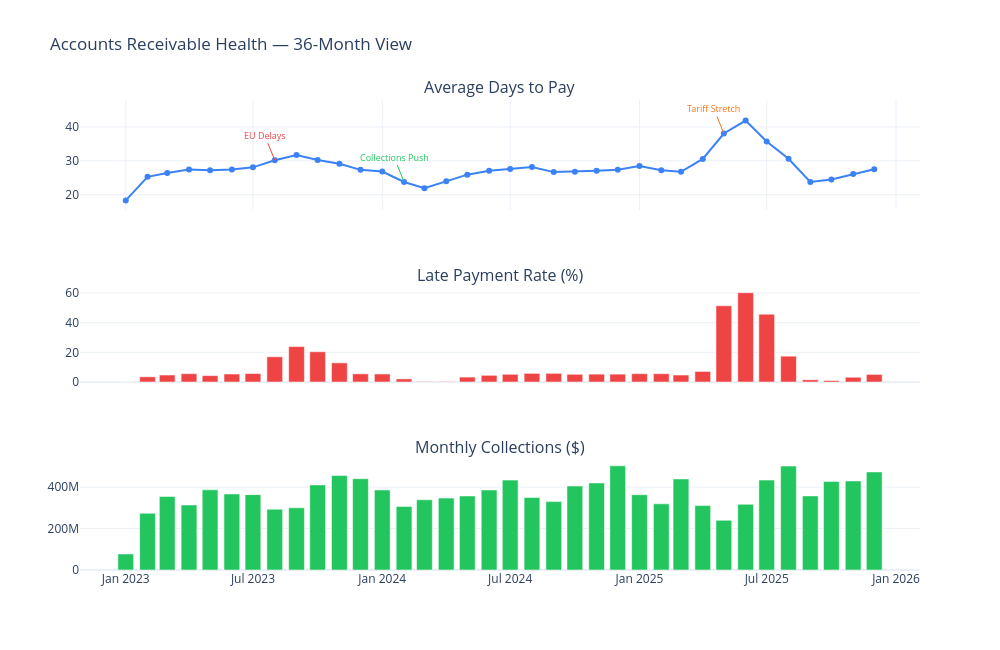

Notebook code for this chart:
### Markdown cell above
## 2. AR Health — The Big Picture

### Code cell
# ── Days to pay trend over time ──
dtp = q("""
    SELECT strftime('%Y-%m', payment_date) as month,
           AVG(days_to_pay) as avg_days,
           ROUND(AVG(is_late) * 100, 1) as late_pct,
           COUNT(*) as payments,
           SUM(amount) as total_collected
    FROM v_payments_clean
    GROUP BY month ORDER BY month
""")

fig = make_subplots(rows=3, cols=1, shared_xaxes=True,
    subplot_titles=("Average Days to Pay", "Late Payment Rate (%)", "Monthly Collections ($)"),
    row_heights=[0.35, 0.30, 0.35])

fig.add_trace(go.Scatter(x=dtp.month, y=dtp.avg_days, mode="lines+markers",
                         line=dict(color="#3b82f6", width=2)), row=1, col=1)
fig.add_trace(go.Bar(x=dtp.month, y=dtp.late_pct, marker_color="#ef4444"), row=2, col=1)
fig.add_trace(go.Bar(x=dtp.month, y=dtp.total_collected, marker_color="#22c55e"), row=3, col=1)

for month, label, color in [
    ("2023-08", "EU Delays", "#ef4444"),
    ("2024-02", "Collections Push", "#22c55e"),
    ("2025-05", "Tariff Stretch", "#f97316"),
]:
    if month in dtp.month.values:
        y = dtp[dtp.month == month].avg_days.values[0]
        fig.add_annotation(x=month, y=y, text=label, showarrow=True, ay=-25,
                          font=dict(size=9, color=color), arrowcolor=color, row=1, col=1)

fig.update_layout(height=650, width=1000, showlegend=False,
                  title_text="Accounts Receivable Health — 36-Month View")
fig.show()

### Figure 1 — Plotly figure (JSON) as saved in the notebook; plotly's stock layout.template omitted (floating-point values rounded to 4 significant figures)
{"data": [{"line": {"color": "#3b82f6", "width": 2}, "mode": "lines+markers", "type": "scatter", "x": ["2023-01", "2023-02", "2023-03", "2023-04", "2023-05", "2023-06", "2023-07", "2023-08", "2023-09", "2023-10", "2023-11", "2023-12", "2024-01", "2024-02", "2024-03", "2024-04", "2024-05", "2024-06", "2024-07", "2024-08", "2024-09", "2024-10", "2024-11", "2024-12", "2025-01", "2025-02", "2025-03", "2025-04", "2025-05", "2025-06", "2025-07", "2025-08", "2025-09", "2025-10", "2025-11", "2025-12"], "xaxis": "x", "y": [18.34, 25.3, 26.43, 27.46, 27.23, 27.44, 28.09, 30.15, 31.69, 30.22, 29.14, 27.34, 26.87, 23.76, 21.95, 24.01, 25.93, 27.1, 27.61, 28.21, 26.69, 26.8, 27.08, 27.38, 28.47, 27.2, 26.77, 30.57, 38.06, 41.87, 35.72, 30.62, 23.78, 24.51, 26.14, 27.51], "yaxis": "y"}, {"marker": {"color": "#ef4444"}, "type": "bar", "x": ["2023-01", "2023-02", "2023-03", "2023-04", "2023-05", "2023-06", "2023-07", "2023-08", "2023-09", "2023-10", "2023-11", "2023-12", "2024-01", "2024-02", "2024-03", "2024-04", "2024-05", "2024-06", "2024-07", "2024-08", "2024-09", "2024-10", "2024-11", "2024-12", "2025-01", "2025-02", "2025-03", "2025-04", "2025-05", "2025-06", "2025-07", "2025-08", "2025-09", "2025-10", "2025-11", "2025-12"], "xaxis": "x2", "y": [0.0, 3.5, 4.7, 5.6, 4.3, 5.4, 5.7, 17.0, 23.9, 20.4, 12.9, 5.5, 5.4, 2.1, 0.3, 0.3, 3.3, 4.5, 5.2, 5.8, 5.8, 5.2, 5.3, 5.3, 5.6, 5.6, 4.7, 7.1, 51.4, 60.2, 45.7, 17.4, 1.5, 1.0, 3.2, 5.1], "yaxis": "y2"}, {"marker": {"color": "#22c55e"}, "type": "bar", "x": ["2023-01", "2023-02", "2023-03", "2023-04", "2023-05", "2023-06", "2023-07", "2023-08", "2023-09", "2023-10", "2023-11", "2023-12", "2024-01", "2024-02", "2024-03", "2024-04", "2024-05", "2024-06", "2024-07", "2024-08", "2024-09", "2024-10", "2024-11", "2024-12", "2025-01", "2025-02", "2025-03", "2025-04", "2025-05", "2025-06", "2025-07", "2025-08", "2025-09", "2025-10", "2025-11", "2025-12"], "xaxis": "x3", "y": [77290000.0, 273800000.0, 354500000.0, 313800000.0, 386800000.0, 366900000.0, 363800000.0, 293400000.0, 299900000.0, 410800000.0, 455900000.0, 440700000.0, 386000000.0, 306900000.0, 339000000.0, 347000000.0, 357500000.0, 386300000.0, 433900000.0, 350300000.0, 330100000.0, 405300000.0, 420000000.0, 502900000.0, 363500000.0, 319400000.0, 439400000.0, 310800000.0, 239800000.0, 317200000.0, 434000000.0, 501600000.0, 357700000.0, 427600000.0, 429900000.0, 473500000.0], "yaxis": "y3"}], "layout": {"annotations": [{"font": {"size": 16}, "showarrow": false, "text": "Average Days to Pay", "x": 0.5, "xanchor": "center", "xref": "paper", "y": 1, "yanchor": "bottom", "yref": "paper"}, {"font": {"size": 16}, "showarrow": false, "text": "Late Payment Rate (%)", "x": 0.5, "xanchor": "center", "xref": "paper", "y": 0.6, "yanchor": "bottom", "yref": "paper"}, {"font": {"size": 16}, "showarrow": false, "text": "Monthly Collections ($)", "x": 0.5, "xanchor": "center", "xref": "paper", "y": 0.2333, "yanchor": "bottom", "yref": "paper"}, {"arrowcolor": "#ef4444", "ay": -25, "font": {"color": "#ef4444", "size": 9}, "showarrow": true, "text": "EU Delays", "x": "2023-08", "xref": "x", "y": 30.15, "yref": "y"}, {"arrowcolor": "#22c55e", "ay": -25, "font": {"color": "#22c55e", "size": 9}, "showarrow": true, "text": "Collections Push", "x": "2024-02", "xref": "x", "y": 23.76, "yref": "y"}, {"arrowcolor": "#f97316", "ay": -25, "font": {"color": "#f97316", "size": 9}, "showarrow": true, "text": "Tariff Stretch", "x": "2025-05", "xref": "x", "y": 38.06, "yref": "y"}], "height": 650, "showlegend": false, "title": {"text": "Accounts Receivable Health — 36-Month View"}, "width": 1000, "xaxis": {"anchor": "y", "domain": [0, 1], "matches": "x3", "showticklabels": false}, "xaxis2": {"anchor": "y2", "domain": [0, 1], "matches": "x3", "showticklabels": false}, "xaxis3": {"anchor": "y3", "domain": [0, 1]}, "yaxis": {"anchor": "x", "domain": [0.7667, 1]}, "yaxis2": {"anchor": "x2", "domain": [0.4, 0.6]}, "yaxis3": {"anchor": "x3", "domain": [0, 0.2333]}}}
